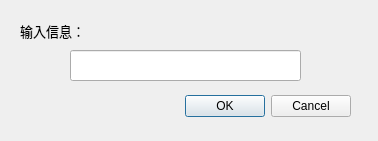
<?xml version="1.0" encoding="UTF-8"?>
<ui version="4.0">
 <class>Dialog</class>
 <widget class="QDialog" name="Dialog">
  <property name="geometry">
   <rect>
    <x>0</x>
    <y>0</y>
    <width>378</width>
    <height>141</height>
   </rect>
  </property>
  <property name="windowTitle">
   <string>Dialog</string>
  </property>
  <widget class="QDialogButtonBox" name="buttonBox">
   <property name="geometry">
    <rect>
     <x>100</x>
     <y>90</y>
     <width>251</width>
     <height>32</height>
    </rect>
   </property>
   <property name="orientation">
    <enum>Qt::Horizontal</enum>
   </property>
   <property name="standardButtons">
    <set>QDialogButtonBox::Cancel|QDialogButtonBox::Ok</set>
   </property>
  </widget>
  <widget class="QLabel" name="prompt">
   <property name="geometry">
    <rect>
     <x>20</x>
     <y>20</y>
     <width>331</width>
     <height>21</height>
    </rect>
   </property>
   <property name="font">
    <font>
     <family>Agency FB</family>
     <pointsize>10</pointsize>
    </font>
   </property>
   <property name="text">
    <string>输入信息：</string>
   </property>
  </widget>
  <widget class="QLineEdit" name="lineEdit">
   <property name="geometry">
    <rect>
     <x>70</x>
     <y>50</y>
     <width>231</width>
     <height>31</height>
    </rect>
   </property>
   <property name="maxLength">
    <number>5</number>
   </property>
  </widget>
 </widget>
 <resources/>
 <connections>
  <connection>
   <sender>buttonBox</sender>
   <signal>accepted()</signal>
   <receiver>Dialog</receiver>
   <slot>accept()</slot>
   <hints>
    <hint type="sourcelabel">
     <x>248</x>
     <y>254</y>
    </hint>
    <hint type="destinationlabel">
     <x>157</x>
     <y>274</y>
    </hint>
   </hints>
  </connection>
  <connection>
   <sender>buttonBox</sender>
   <signal>rejected()</signal>
   <receiver>Dialog</receiver>
   <slot>reject()</slot>
   <hints>
    <hint type="sourcelabel">
     <x>316</x>
     <y>260</y>
    </hint>
    <hint type="destinationlabel">
     <x>286</x>
     <y>274</y>
    </hint>
   </hints>
  </connection>
 </connections>
</ui>
